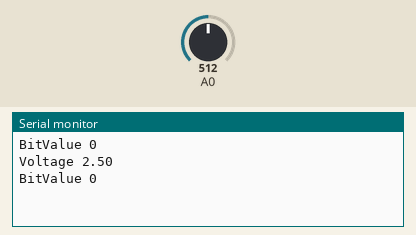
Recording of a sketch running on a simulated Arduino Uno, built with avr-gcc and run on an emulated ATmega328P. Parts: the last lines printed to the serial monitor. The inputs (shaded band) are chosen by the test bench; at power-on: A0 = 512.

Above: at 1.2 s.
1.3 s: A0 set to 716
At 1.9 s:
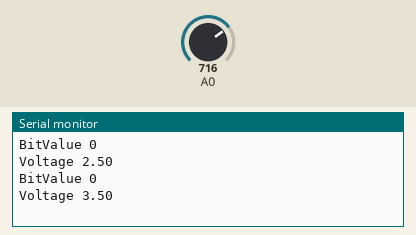
2.8 s: A0 set to 900
At 3.4 s:
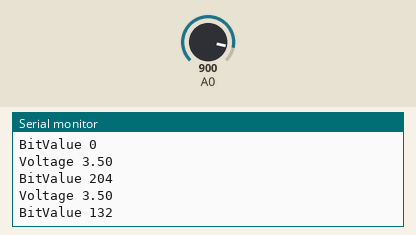
Timing chart, 0 to 5.8 s (numbered marks = the images above; inputs shaded):
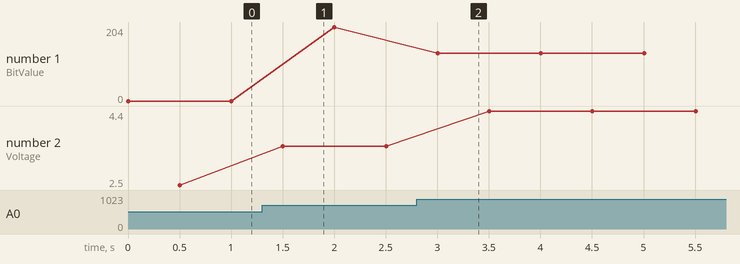

The sketch:

BitValue_Voltage_Potential_12.ino
```cpp
//Create a program that prints both the bit value and voltage. "Voltage value" and "Bitvalue value"
//uses primarily byte, analog read and serial.rpint/serial.println
void setup() {
analogRead(A0); //identify A0 as an input
byte(255);  //specify bit value
Serial.begin(9600);  //allow arduino to communicate

}
void loop() {

 byte bitval = analogRead(A0); //give analogread a variable. Under byte as we are reading bits
 Serial.print("BitValue "); //this will print exactly what is in quatations. "Bitvalue " space was added so that the word is not glued to the value
 Serial.println(bitval); //this will print the bit value itself
 delay(500); //delay is used so that the serial monitor is readable


  float sensorValue = analogRead(A0); //assign variable to analogRead again
  float Voltage = sensorValue * (5.0 / 1023.0); //create equation
 Serial.print("Voltage "); //print exactly what is in quotations. "Voltage " space is added so that the word is not glued to the value
  Serial.println(Voltage); //prints the voltage value
  delay(500); //delay is used so that we can read the serial monitor.
}
```

Measured:
- after the input at 1.3 s, the serial monitor: prints a new line after 0.20 s (image 1)
- after the input at 2.8 s, the serial monitor: prints a new line after 0.20 s (image 2)
- plotted number 1: 0 → 204 after the input at 1.3 s, 204 → 132 after the input at 2.8 s
- plotted number 2: 2.5 → 3.5 after the input at 1.3 s, 3.5 → 4.4 after the input at 2.8 s
